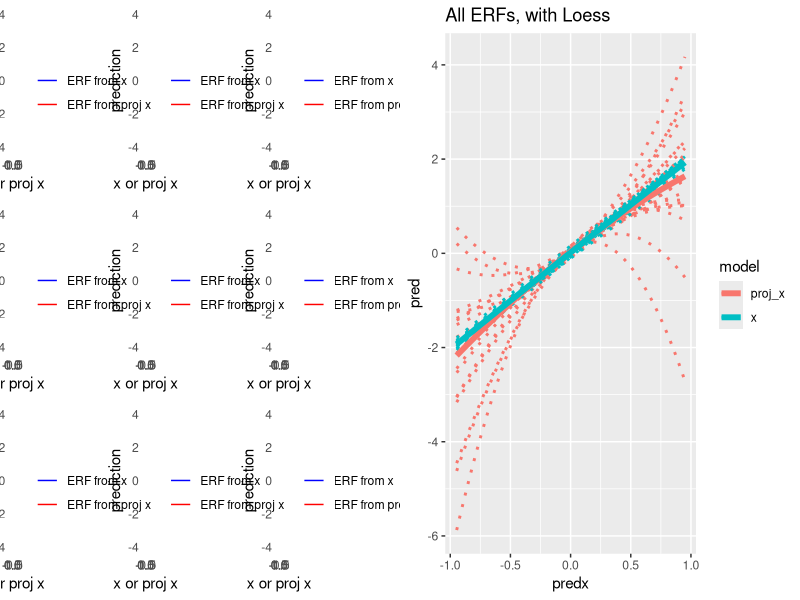
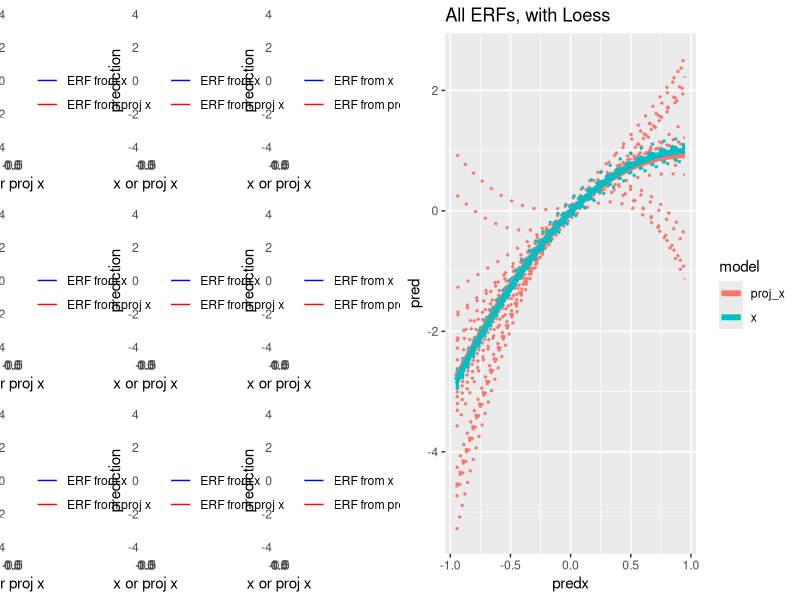
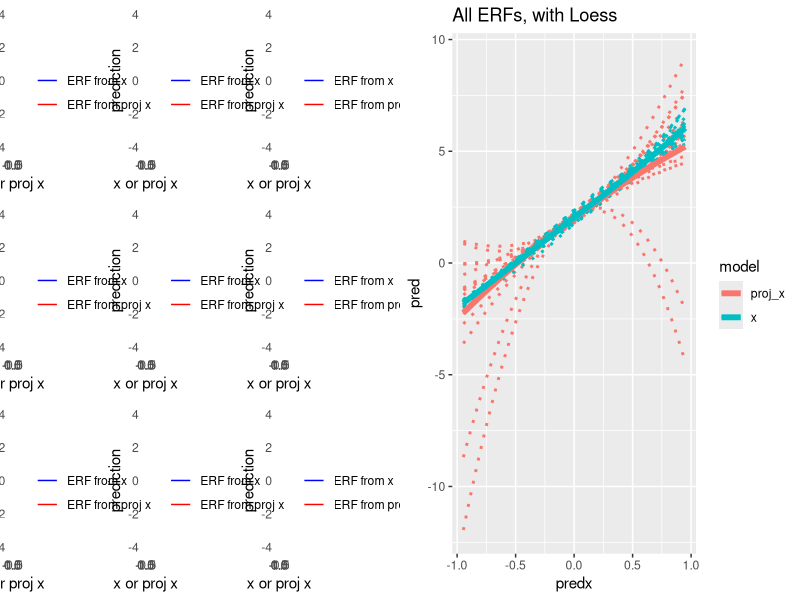
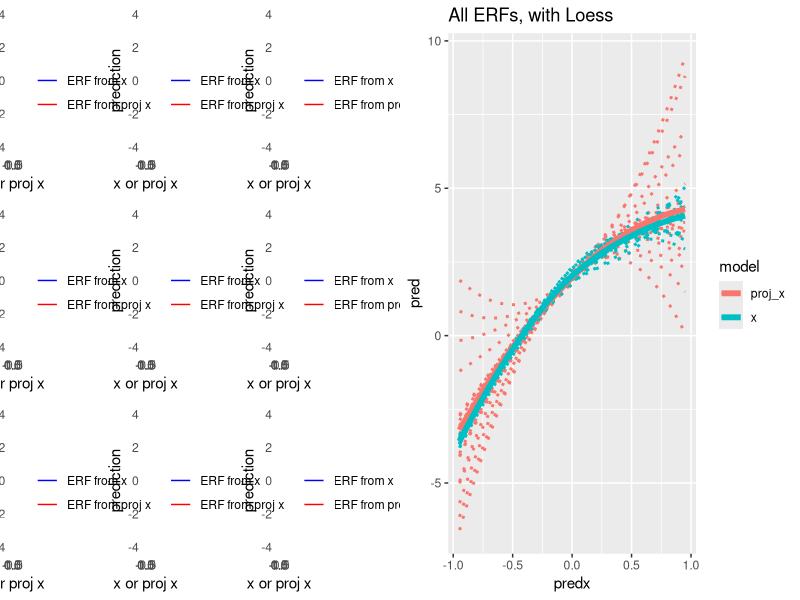

The R source for these figures, in order:
library(ggplot2)
library(gridExtra)

erfsim = function(v, beta1, beta2, betaxc, betac, sig){
  n = nrow(v)
  x = rexp(n)-1 # mean zero
  cov = rgamma(n, shape = 2, rate = 1)
  y = beta1*x + beta2*x^2+ betaxc*x*cov + betac*cov + rnorm(n, mean = 0, sd = sig)
  lm1 = lm(y~ x + I(x^2) + x:cov + cov)
  pred1 = predict(lm1, newdata = data.frame(x = seq(-1, 1-2/n, by = 2/n), 
                                            cov = rgamma(n, shape = 2, rate = 1)))

  # by construction orthonormal
  vvt = v%*%t(v)
  vvtx = as.numeric(vvt%*%x)
  print(mean(vvtx))
  rx = x - vvtx
  lm2 = lm(y ~ vvtx + I(vvtx^2) + cov + cov:vvtx + rx + I(rx^2) + cov:rx + rx:vvtx)
  pred2 = predict(lm2, newdata = data.frame(vvtx = seq(-1, 1-2/n, by = 2/n), rx = rep(0, n), 
                                            cov = rnorm(n, mean = 2, sd = 0.5)))
  pred3 = predict(lm1)
  pred4 = predict(lm2)
  df = cbind.data.frame(seq(-1, 1-2/n, by = 2/n),
                         pred1,
                         pred2, 
                        pred3, 
                        pred4)
  colnames(df) = c('predx', 'lm1_pred', 'lm2_pred', 'lm3_pred', 'lm4_pred')
  # average across values of x (binning) to create ERF: ok since cov indep of x?
  dffinal = aggregate(df, 
                      by=list(cut(df$predx,seq(-1,1,0.1))), 
                      mean) 
  return(list('df' = dffinal, 'vvtx' = data.frame('obs_vvtx' = vvtx)))
}

erfplot = function(n, A, v, nreps, beta1=2, beta2=0, betaxc=0, betac=0, sig=1, filename){
  gs = list()
  allpred = data.frame(matrix(nrow = 2*n*nreps, ncol = 4))
  names(allpred) = c('predx', 'pred', 'model', 'sim')
  for (r in 1:nreps){
    dfrep = erfsim(v=v, beta1, beta2, betaxc, betac, sig)
    allpred[(2*n*(r-1)+1):((2*r-1)*n),] = cbind.data.frame(dfrep$df$predx, dfrep$df$lm1_pred, 
                                                           rep('x', n), rep(r, n))
    allpred[(((2*r-1)*n)+1):(2*r*n),] = cbind.data.frame(dfrep$df$predx, dfrep$df$lm2_pred, 
                                                         rep('proj_x', n), rep(r, n))
    gs[[r]] = ggplot(dfrep$df, aes(x = predx)) + 
      geom_line(aes(y = lm1_pred, color = 'ERF from x')) + 
      geom_line(aes(y = lm2_pred, color = 'ERF from proj x')) + 
      geom_rug(data=dfrep$vvtx, aes(x = obs_vvtx), sides = 'b', inherit.aes = F) + 
      labs(y = 'prediction', x = 'x or proj x') + 
      scale_colour_manual("", 
                          breaks = c("ERF from x", "ERF from proj x"),
                          values = c("blue", "red")) +
      ylim(-4,4) +
      theme_minimal()
  }
  gs[[nreps + 1]] = ggplot(allpred, aes(predx, pred, color = model)) +
    stat_smooth(aes(group = interaction(sim, model)), method = 'loess', se = FALSE, lty = 3) +
    stat_smooth(method = 'loess', se = FALSE, lty = 1, size = 2) + 
    labs(title = 'All ERFs, with Loess')
  png(paste('images/erfplots/', filename, '.jpeg', sep = ''), height = 1024, width = 2000)
  # Just plot 9 of them
  lay <- rbind(c(1,2,3,10, 10, 10),
               c(4,5,6,10,10,10),
               c(7,8,9,10,10,10))
  grid.arrange(grobs = gs[c(1:9, nreps+1)], layout_matrix = lay)
  dev.off()
}

n = 300
A = matrix(rexp(n^2), nrow = n, ncol = n)
v = svd(A)$u[,1:10]
nreps = 20
filename = 'linear'
erfplot(n=n, A=A, v=v, nreps=nreps, filename=filename)

filename = 'quadratic'
erfplot(n=n, A=A, v=v, beta2=-1, nreps=nreps, filename=filename)

filename = 'linearinteraction'
erfplot(n=n, A=A, v=v, betaxc=1, betac = 1, nreps=nreps, filename=filename)

filename = 'linearquadraticinteraction'
erfplot(n=n, A=A, v=v, betaxc=1, beta2=-2, betac=1, nreps=nreps, filename=filename)
